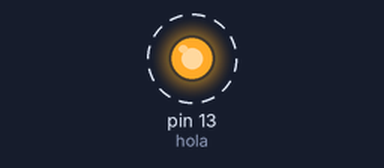
A sketch run on a simulated Arduino Uno, built with avr-gcc and run on an emulated ATmega328P. On the bench: output pins drawn as LEDs (lit = HIGH). Dashed ring = blinking.

Above: at 0.5 s.
Timing chart, 0 to 4.6 s (numbered marks = the images above):
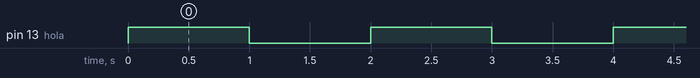

Measured:
- by itself, pin 13 (hola): alternates HIGH for 1.0 s and LOW for 1.0 s

The sketch:

HolaMundo.ino
```cpp
//lopdam

//Vamos a Realizar el Hola Mudno en la Plataforma de Arduino

// El pin 13 ya lleva por defecto integrado un led
const int hola=13;
const int tim=1000;

void setup(){
  // Declaramos el modo del pin 13
  pinMode(hola,OUTPUT);

}

void loop(){
//Encendemos el pin 13 por un momento
digitalWrite(hola,HIGH);
delay(tim);
//Apagamos el pin 13 por un momento
digitalWrite(hola,LOW);
delay(tim);

}
```
